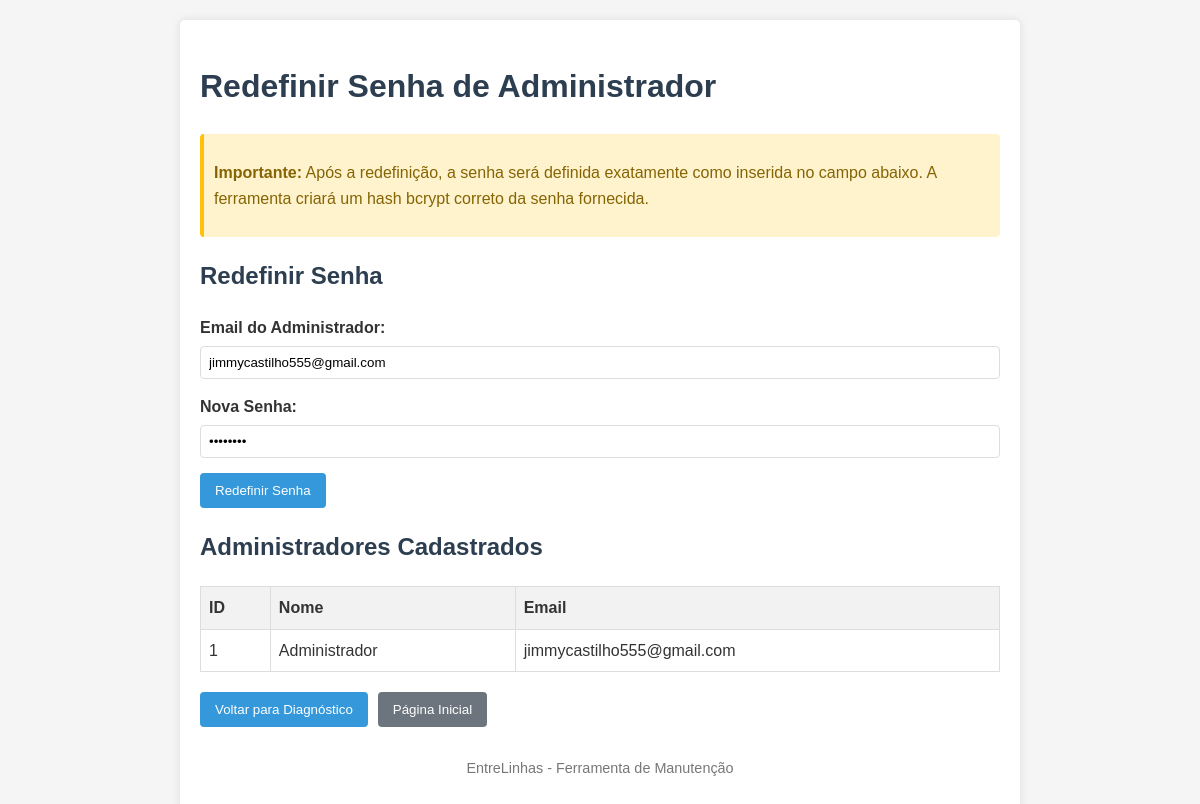
The page /reset_admin_senha.php on the database its author committed.
### tables this page shows
CREATE TABLE IF NOT EXISTS usuarios (
    id INT PRIMARY KEY AUTO_INCREMENT,
    nome VARCHAR(100) NOT NULL,
    email VARCHAR(100) NOT NULL UNIQUE,
    senha VARCHAR(255) NOT NULL,
    tipo ENUM('aluno', 'professor', 'admin') NOT NULL DEFAULT 'aluno',
    status ENUM('pendente', 'ativo', 'inativo') NOT NULL DEFAULT 'pendente',
    token_recuperacao VARCHAR(255) DEFAULT NULL,
    expiracao_token DATETIME DEFAULT NULL,
    data_criacao TIMESTAMP DEFAULT CURRENT_TIMESTAMP,
    data_atualizacao TIMESTAMP DEFAULT CURRENT_TIMESTAMP ON UPDATE CURRENT_TIMESTAMP
);

### reset_admin_senha.php (the view, shortened to what this page needs)
<?php
require_once 'backend/config.php';
$admins = [];
$admin_query = "SELECT id, nome, email FROM usuarios WHERE tipo = 'admin'";
$result = mysqli_query($conn, $admin_query);
if ($result) {
    while($row = mysqli_fetch_assoc($result)) {
        $admins[] = $row;
    }
}
?>
<!DOCTYPE html>
<html lang="pt-br">
<head>
</head>
<body>
    <div class="container">
        <h1>Redefinir Senha de Administrador</h1>
        <div class="senha-info">
            <p><strong>Importante:</strong> Após a redefinição, a senha será definida exatamente como inserida no campo abaixo.
            A ferramenta criará um hash bcrypt correto da senha fornecida.</p>
        </div>
        <h2>Redefinir Senha</h2>
        <form method="post" action="">
            <div class="form-group">
                <label for="email">Email do Administrador:</label>
                <input type="email" id="email" name="email" value="jimmycastilho555@gmail.com" required>
            </div>
            <div class="form-group">
                <label for="senha">Nova Senha:</label>
                <input type="password" id="senha" name="senha" value="admin123" required>
            </div>
            <button type="submit">Redefinir Senha</button>
        </form>
        <h2>Administradores Cadastrados</h2>
        <?php if (count($admins) > 0): ?>
            <table>
                <thead>
                    <tr>
                        <th>ID</th>
                        <th>Nome</th>
                        <th>Email</th>
                    </tr>
                </thead>
                <tbody>
                    <?php foreach ($admins as $admin): ?>
                        <tr>
                            <td><?php echo $admin['id']; ?></td>
                            <td><?php echo htmlspecialchars($admin['nome']); ?></td>
                            <td><?php echo htmlspecialchars($admin['email']); ?></td>
                        </tr>
                    <?php endforeach; ?>
                </tbody>
            </table>
        <?php else: ?>
            <p>Nenhum administrador encontrado.</p>
        <?php endif; ?>
        <div class="button-group">
            <a href="diagnostico_login.php"><button type="button">Voltar para Diagnóstico</button></a>
            <a href="index.php"><button type="button" class="button-secondary">Página Inicial</button></a>
        </div>
        <div class="footer">
            <p>EntreLinhas - Ferramenta de Manutenção</p>
        </div>
    </div>
</body>
</html>

### reset_admin_senha.php (style rules this page uses)
body { font-family: Arial, sans-serif; line-height: 1.6; margin: 20px; color: #333; background-color: #f5f5f5; }
.container { max-width: 800px; margin: 0 auto; padding: 20px; background-color: #fff; border-radius: 5px; box-shadow: 0 0 10px rgba(0,0,0,0.1); }
h1, h2 { color: #2c3e50; }
form { margin-bottom: 20px; }
.form-group { margin-bottom: 15px; }
label { display: block; margin-bottom: 5px; font-weight: bold; }
input[type="email"], input[type="password"] { width: 100%; padding: 8px; border: 1px solid #ddd; border-radius: 4px; box-sizing: border-box; }
button { background-color: #3498db; color: white; border: none; padding: 10px 15px; border-radius: 4px; cursor: pointer; }
table { width: 100%; border-collapse: collapse; margin-top: 20px; }
table th, table td { padding: 8px; border: 1px solid #ddd; text-align: left; }
table th { background-color: #f2f2f2; }
.footer { margin-top: 30px; text-align: center; font-size: 0.9em; color: #777; }
.senha-info { background-color: #fff3cd; color: #856404; padding: 10px; border-radius: 4px; margin: 10px 0; border-left: 4px solid #ffc107; }
.button-group { display: flex; gap: 10px; margin-top: 20px; }
.button-secondary { background-color: #6c757d; }

### rows shown on the page
usuarios: id "1", nome "Administrador", email "jimmycastilho555@gmail.com"
